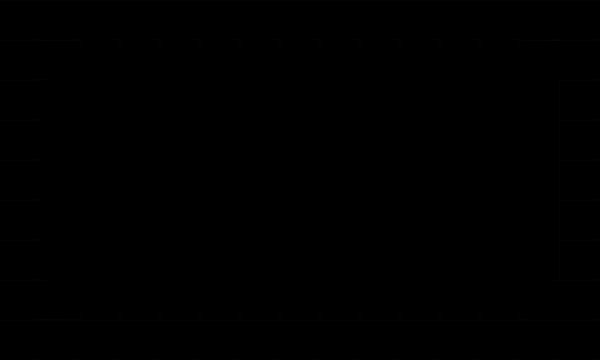

This is a level from a 2D game, rendered from its Tiled map with the project's own tilesets. A one-line summary and the map file follow, with tile-layer data summarised:
An orthogonal 15x9 tile map with 40x40 px tiles, 1 tile layer (块层 1).

<map version="1.0" orientation="orthogonal" width="15" height="9" tilewidth="40" tileheight="40">
 <tileset firstgid="1" name="bcmap_skin" tilewidth="40" tileheight="40">
  <image source="bcmap_skin.png" width="200" height="280" />
 </tileset>
 <layer name="块层 1" width="15" height="9">
  <data>[135 cells, 80 non-empty, 9 distinct tile ids]</data>
 </layer>
</map>
